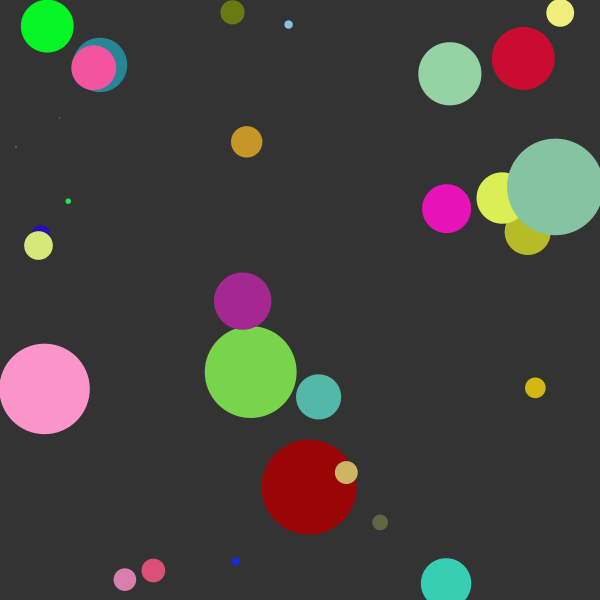
Frame 1 (no input)
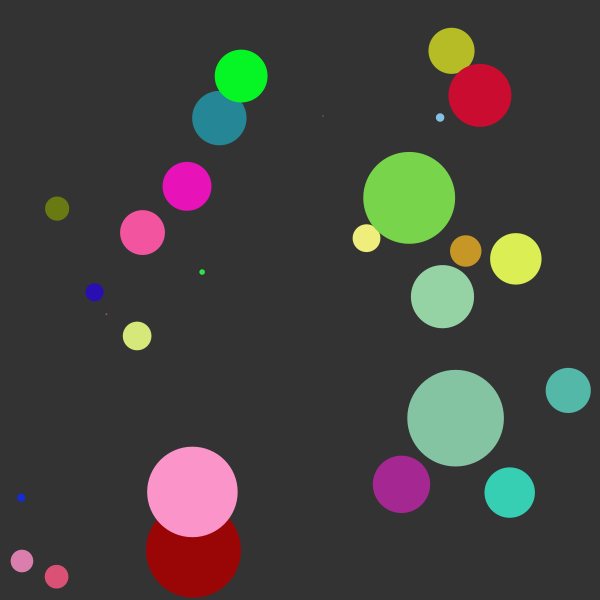
Frame 60 (the mouse pressed at the canvas centre just before this capture)
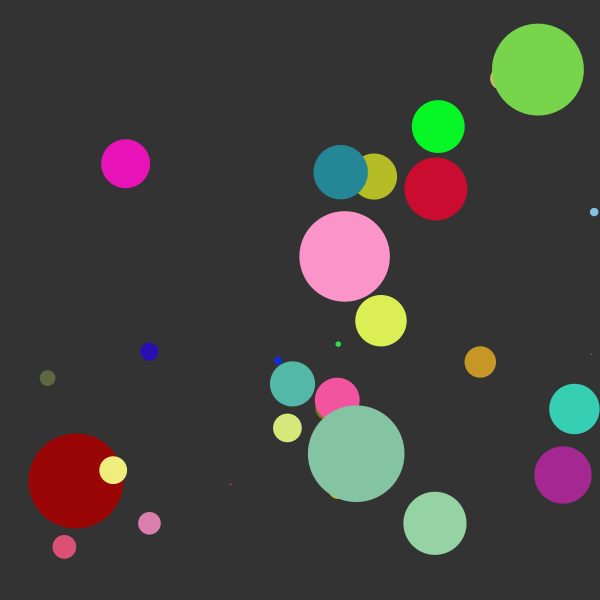
Frame 120 (the mouse held since frame 60 and released just before this capture)

The Processing sketch that drew these frames (run headless with seeded random() and noise(); from frame 60 on, the mouse is pressed at the canvas centre):

// Processing sketch: Chain_Reacts
// ── Chain_Reacts.pde
int numBalls = int(random(25,35));
ArrayList<Ball> balls = new ArrayList<Ball>();

void setup(){
  background(51);
  size(600,600);
  for (int i = 0; i < numBalls; i++) {
    int x = int(random(0,600));
    int y = int(random(0,600));
    float r = random(0,50);
    balls.add(new Ball(x,y,r));
  }
}

void draw(){
  background(51);
   for(int i = 0; i < balls.size(); i ++) {
     
     if (balls.get(i).state == 0) {
       for (int n = 0; n < balls.size(); n ++) {
         if (balls.get(n).state == 1 || balls.get(n).state == 2) {
           float xDist = abs(balls.get(i).x - balls.get(n).x); 
           float yDist = abs(balls.get(i).y - balls.get(n).y); 
           PVector ballDist = new PVector(xDist, yDist);
           System.out.println(ballDist.mag());
           if (ballDist.mag() <= (balls.get(i).rad + balls.get(n).rad)) {
             balls.get(i).state = 1;
           }
         }
       }
     }
       
     
     
     balls.get(i).update();
     balls.get(i).hitWalls();
     if (balls.get(i).state == 3)
       balls.remove(i);
     //b.checkCollision();
  }
}

void mouseClicked() {
  balls.add(new Ball(mouseX, mouseY));
}

// ── Ball.pde
class Ball{
  final static int MOVING = 0;
  final static int GROWING = 1;
  final static int SHRINKING = 2;
  final static int DEAD = 3;
  final float CHANGE_FACTOR = .25;
  final float MAX_rad = 50;
  
  float x,y,rad;
  color c;
  float dx, xVel;
  float dy, yVel;
  int state;
  
  
  Ball(float xcor, float ycor, float r) {
    state = 0;
    x = xcor;
    y = ycor;
    rad = r;
    c = color(random(256), random(256), random(256));
    yVel = random(-5, 5);
    xVel = random(-5, 5);
  }
  
  void update() {
    
    if (state == 1) {
      rad += CHANGE_FACTOR;
      if (rad > 50)
        state = 2;
    }
    else if (state == 2) {
      rad -= CHANGE_FACTOR;
      if (rad <= 0)
        state = 3;
    }
    
    if (state == 0) {
      x += xVel;
      y += yVel;
    }
    noStroke();
    fill(c);
    ellipse(x,y, rad * 2, rad * 2);
  }
  
  void hitWalls() {
    if (x > width-rad) {
      x = width-rad;
      xVel *= -1;
    } else if (x < rad) {
      x = rad;
      xVel *= -1;
    } else if (y > height-rad) {
      y = height-rad;
      yVel *= -1;
    } else if (y < rad) {
      y = rad;
      yVel *=-1;
    }
  }
  
  Ball(float x, float y) {
    this(x, y, 0);
    state = 1;
  }
    
}
